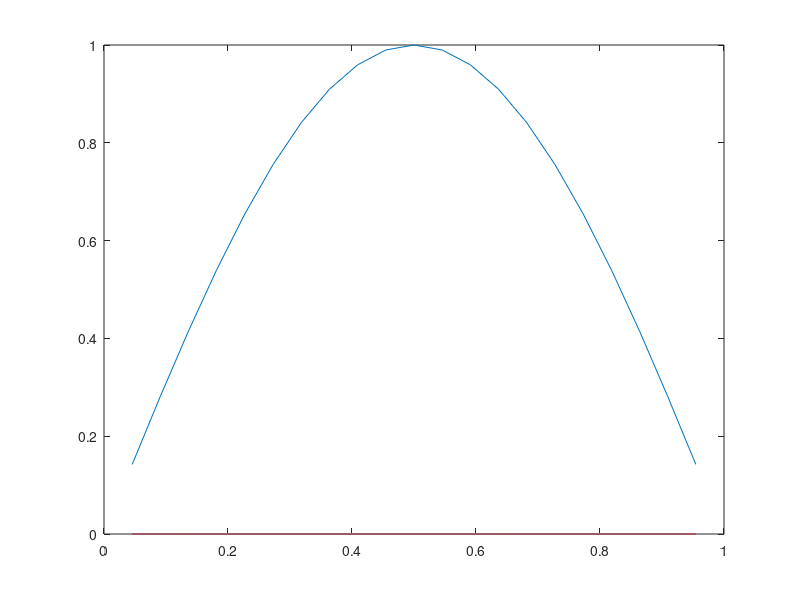

This chart was generated by the following MATLAB code: (Note: this script raises an error after producing the figure.)
clear; close all
N = 21; a =0; b=1; h = (b-a)/(N+1); k = 0.1/2^3; 
%A = (-2*diag(ones(N,1)) + diag(ones(N-1,1),-1) + diag(ones(N-1,1),1))/(h^2);
A = -5/2*diag(ones(N,1)) + ...
    4/3*diag(ones(N-1,1),-1) + 4/3*diag(ones(N-1,1),1)-...
    1/12*diag(ones(N-2,1),2) - 1/12*diag(ones(N-2,1),-2);
A(1,N) = 1/12; A(N,1) = 1/12; A = A/(h^2);
f = @(t,u) A*u;
u = zeros(N,1/k+1); x = h:h:b-h; u(:,1) = sin(pi*x); t = 0; plot(x,u); hold


for n=1:1/k+1 % 1/h = N
    u(:,n+1) = rk4_step(f,t(n),u(:,n),k);
    t(n+1) = t(n)+k;
    if max(u(:,n+1)) > 1; t(n+1), return; end
    exact(:,n+1) = exp(-pi^2*t(n+1))*sin(pi*x);
end

J = n;
for n = 1:round(J/50):J
    plot(x,u(:,n+1),x(1:(N-1)/5:N),exact(1:(N-1)/5:N,n+1),'ro'); pause(0.1)
end

hold